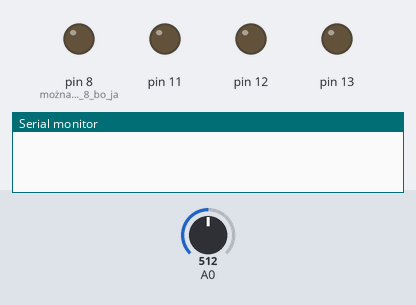
Bench run of a sketch on a simulated Arduino Uno, built with avr-gcc and run on an emulated ATmega328P. On the bench: output pins drawn as LEDs (lit = HIGH), the last lines printed to the serial monitor. Inputs (shaded band) come from the test bench; at power-on: A0 = 512.

Above: at 0.5 s.
At 19.58 s:
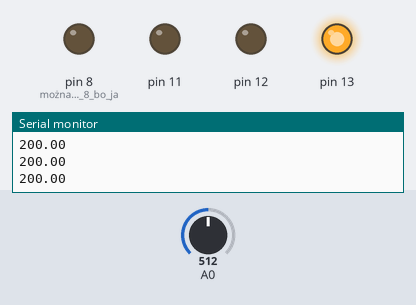
At 39.54 s:
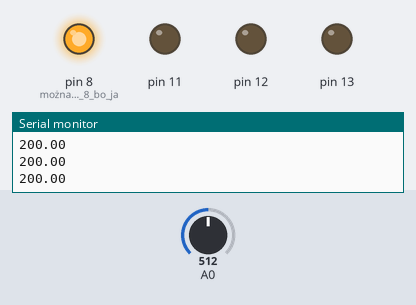
Timing chart, 0 to 40.0 s (numbered marks = the images above):
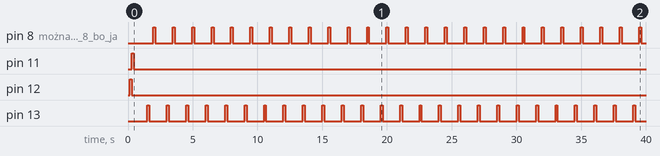

The sketch:

TERMOMETER.ino
```cpp
//do pinu A0 podłączamy nóżkę z danymi w czujniku teperatury mcp9700 u mnie jest to środkowa
//lewa to napięcie 5v LUB 3.3v
//prawa masa
//każdy musi sobie sprawdzic jak to jest w jego czujniku.
// pin 8 buzzer z generatorem
//do pinu 13 podłączamy diode która bedzie mrugała jak jest wiecej niż 27.15 stopni fajnie jak by była czerwona bedzie to ładniej wyglądać.
//do pinu 12 podłaczamy diode zielona która bedzie mrugać jak bedzie normalnie czyli mniej niż 27.15 stopni
//do pinu 11 podłączamy diode niebieską która bedzie mrugac jak bedzie zimno czyli mniej niż 10 stopni
// oczywiście wszystkie diody podłączamy oprucz tych pinów do masy i od pinów 13,12,11 za pomoca rezystorów 220 Omów
//w programie można odczytac teperature wysyłana przez czujnik za pomoca monitora portu szeregowego.
//program można samemu wyedytować np. żeby dioda czerwona świeciła gdy bendze więciej niż 39 stopni
// komenda if(temp > 27.15) ozmacza gdy teperatura bedzie wieksza niż 27.15 stopni zrób to i to pisze sie to pod spodem w mym projekcie jest to mruganie dioda


float temp;
void setup() {
  pinMode(11,OUTPUT);
  pinMode(12,OUTPUT);
  pinMode(13,OUTPUT);
  pinMode(8,OUTPUT); //można usunąć pin 8 bo ja to zrobiłem jakby ktoś chciał brzęczyk dodatkowo gdy świeci dioda czerwona
  Serial.begin(9600);
  //piny wejscia i szybkośći


};

void loop () {
  if(temp > 27.15)   //ustawienie diody czerwonej
  digitalWrite(13,HIGH);  //włączenie napięcia na pinie 13
  delay(150); //opuźnienie czasowe
  digitalWrite(13,LOW);  //wyłączenie napięcia

  if(temp < 27.15) //ustawienie diody zielonej
  digitalWrite(12,HIGH); //włączenie napięcia na pinie 12
  delay(150); //opuźnienie czasowe
  digitalWrite(12,LOW); //wyłączenie napięcia

  if(temp < 10.15) //ustawienie diody niebieskiej
  digitalWrite(11,HIGH); //włączenie napięcia na pinie 11
  delay(150); //opóźnienie czasowe
  digitalWrite(11,LOW);  //wyłączenie napięcia

  if(temp > 27.15)
  digitalWrite(8,HIGH);       //Ustawienie brzęczyka
  delay(150);
  digitalWrite(8,LOW);


  temp = analogRead(0)*5/1024.0;
  temp = temp - 0.5;             //komendy dzieki którym arduino przelicza dane z czujnika teperatury na stopnie
  temp = temp / 0.01;

  Serial.println(temp);
  delay(900);

}
//mam nadzieje że projekt sie spodoba jest on dosyć prosty a zrobiłem go z myśla dla osób które nie maja wyświetlacza a chciały by zobaczyć jakoś swoje dane.
//Wykonał PPTG
```

Measured:
- by itself, pin 8 (można_usunąć_pin_8_bo_ja), pin 13: alternates HIGH for 0.15 s and LOW for 1.4 s
- by itself, pin 11: LOW → HIGH at 0.30 s, → LOW 0.15 s later
- by itself, pin 12: LOW → HIGH at 0.15 s, → LOW 0.15 s later
